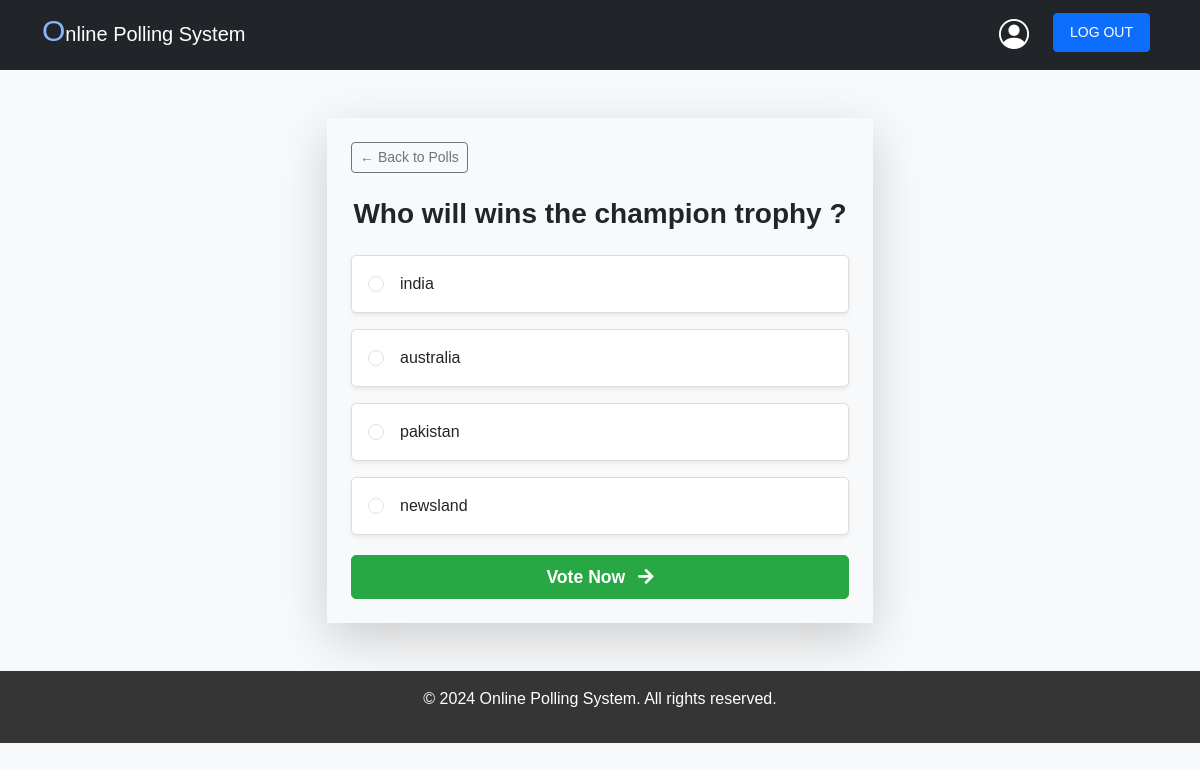
Screenshot of /polls/4/ (signed in) with the database file from the repository.
### polls/models.py (models this page shows, shortened)
class Question(models.Model):
    question_text = models.CharField(max_length=200)
    pub_date = models.DateTimeField('date published')

class Choice(models.Model):
    question = models.ForeignKey(Question, on_delete=models.CASCADE)
    choice_text = models.CharField(max_length=200)
    votes = models.IntegerField(default=0)

### polls/views.py (the view)
# urls.py: path('<int:question_id>/', views.detail, name='detail'),
@login_required
def detail(request, question_id):
    question = Question.objects.filter(pk=question_id).first()
    if question is None:
        return render(request, 'polls/error.html')
    return render(request, 'polls/detail.html', {'question': question})

### templates/polls/detail.html (shortened to what this page needs)
{% extends 'base.html' %}
{% block content %}
{% load static %}
<div class="container py-5">
    <div class="row justify-content-center">
        <div class="col-lg-6 col-md-8 col-12">
            <div class="shadow-lg p-4 bg-light">
                <div class="d-flex justify-content-between align-items-center mb-4">
                    <a href="{% url 'polls:index' %}" class="btn btn-outline-secondary btn-sm">← Back to Polls</a>
                </div>
                <h2 class="text-center mb-4 text-dark">{{ question.question_text }}</h2>
                <form action="{% url 'polls:vote' question.id %}" method="post">
                    <div class="poll-options">
                        {% for choice in question.choice_set.all %}
                        <label class="form-check-label poll-option d-flex align-items-center mb-3 p-3 bg-white shadow-sm" for="choice{{ forloop.counter }}">
                            <input class="form-check-input me-3" type="radio" name="choice" id="choice{{ forloop.counter }}" value="{{ choice.id }}" {% if has_voted %} disabled {% endif %}>
                            <span class="text-dark">{{ choice.choice_text }}</span>
                        </label>
                        {% endfor %}
                    </div>
                    <div class="d-grid">
                        <button type="submit" class="btn btn-custom btn-lg" {% if has_voted %} disabled {% endif %}>
                            Vote Now <i class="fas fa-arrow-right ms-2"></i>
                        </button>
                    </div>
                </form>
            </div>
        </div>
    </div>
</div>
<link href="https://cdnjs.cloudflare.com/ajax/libs/font-awesome/5.15.4/css/all.min.css" rel="stylesheet">
{% endblock %}

### static/css/style.css (style rules this page uses)
body { color: rgb(2, 12, 22); }

### templates/base.html (style rules this page uses)
body { background:#F2F4F7; font-family: 'Arial', sans-serif; }
body { min-height: 100vh; margin: 0; color: #ffffff; }

### templates/polls/detail.html (style rules this page uses)
body { background-color: #f8f9fa; font-family: Arial, sans-serif; }
h2 { font-size: 1.75rem; font-weight: bold; color: #000; }
.poll-options { margin-bottom: 20px; }
.poll-option { border: 1px solid #ddd; border-radius: 5px; transition: background-color 0.3s ease, color 0.3s ease; cursor: pointer; padding-left: 25px; }
.poll-option input[type="radio"] { margin: 0 10px 0 0; transition: background-color 0.3s ease; }
.poll-option span { color: #000; }
.btn-custom { background-color: #28a745; border-color: #28a745; border-radius: 5px; font-size: 1.1rem; font-weight: bold; transition: background-color 0.3s, transform 0.2s ease-in-out; color: white; }
.btn-outline-secondary { border: 1px solid #6c757d; color: #6c757d; }
.d-grid { margin-top: 20px; }

### rows the page displays
Question: question_text "Who will wins the champion trophy ?"
Choice: choice_text "india"
Choice: choice_text "australia"
Choice: choice_text "pakistan"
Choice: choice_text "newsland"
